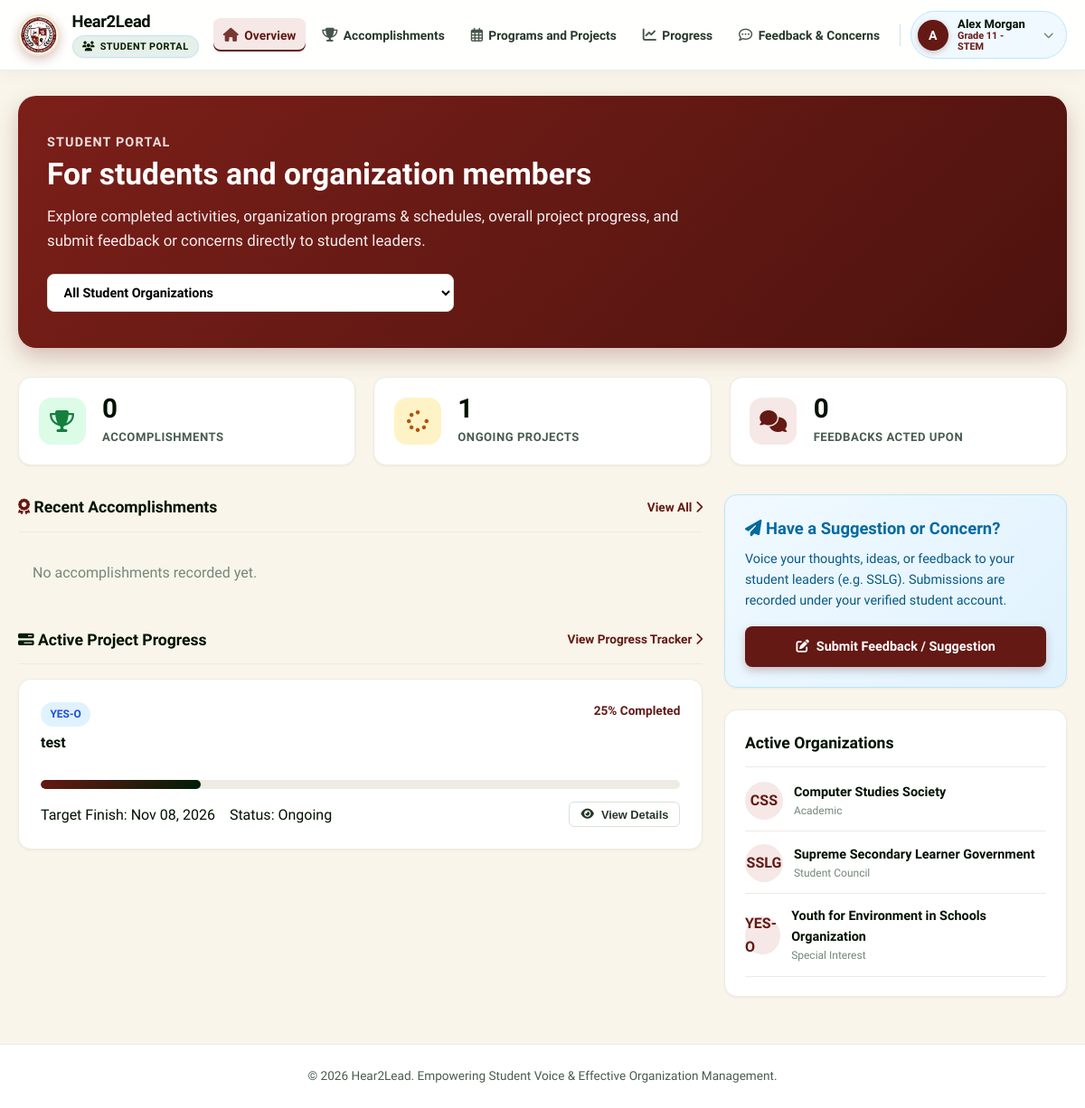
Screenshot of /student/index.php (signed in) with the database file from the repository.
### tables this page shows
CREATE TABLE IF NOT EXISTS `projects` (
  `id` INT AUTO_INCREMENT PRIMARY KEY,
  `org_id` INT NOT NULL,
  `title` VARCHAR(200) NOT NULL,
  `description` TEXT NOT NULL,
  `status` ENUM('Planning', 'Ongoing', 'Accomplished', 'On Hold') DEFAULT 'Planning',
  `progress_percent` INT DEFAULT 0,
  `start_date` DATE DEFAULT NULL,
  `target_date` DATE DEFAULT NULL,
  `created_at` TIMESTAMP DEFAULT CURRENT_TIMESTAMP,
  FOREIGN KEY (`org_id`) REFERENCES `organizations`(`id`) ON DELETE CASCADE
);

CREATE TABLE IF NOT EXISTS `organizations` (
  `id` INT AUTO_INCREMENT PRIMARY KEY,
  `name` VARCHAR(150) NOT NULL,
  `acronym` VARCHAR(20) NOT NULL,
  `logo` VARCHAR(255) DEFAULT NULL,
  `description` TEXT,
  `category` VARCHAR(50) DEFAULT 'Student Council',
  `created_at` TIMESTAMP DEFAULT CURRENT_TIMESTAMP
);

### student/index.php (the view, shortened to what this page needs)
<?php
require_once __DIR__ . '/../config/db.php';
include_once __DIR__ . '/../includes/header.php';
$orgs = $pdo->query("SELECT * FROM organizations ORDER BY name ASC")->fetchAll();
$selected_org_id = isset($_GET['org_id']) ? intval($_GET['org_id']) : 0;
$where_clause = $selected_org_id > 0 ? "WHERE org_id = $selected_org_id" : "";
$total_accomplishments = $pdo->query("SELECT COUNT(*) FROM accomplishments $where_clause")->fetchColumn();
$ongoing_projects = $pdo->query("SELECT COUNT(*) FROM projects " . ($selected_org_id > 0 ? "WHERE org_id = $selected_org_id AND status = 'Ongoing'" : "WHERE status = 'Ongoing'"))->fetchColumn();
$resolved_feedbacks = $pdo->query("SELECT COUNT(*) FROM feedbacks " . ($selected_org_id > 0 ? "WHERE org_id = $selected_org_id AND status = 'Resolved'" : "WHERE status = 'Resolved'"))->fetchColumn();
$accomplishments = $pdo->query("SELECT a.*, o.name as org_name, o.acronym FROM accomplishments a JOIN organizations o ON a.org_id = o.id " . ($selected_org_id > 0 ? "WHERE a.org_id = $selected_org_id" : "") . " ORDER BY a.date_accomplished DESC LIMIT 3")->fetchAll();
$projects = $pdo->query("SELECT p.*, o.name as org_name, o.acronym FROM projects p JOIN organizations o ON p.org_id = o.id " . ($selected_org_id > 0 ? "WHERE p.org_id = $selected_org_id AND p.status = 'Ongoing'" : "WHERE p.status = 'Ongoing'") . " ORDER BY p.target_date ASC LIMIT 4")->fetchAll();
?>
<div class="hero-card">
  <div style="font-size: 0.9rem; text-transform: uppercase; font-weight: 800; letter-spacing: 0.08em; color: rgba(255,255,255,0.85); margin-bottom: 0.25rem;">Student Portal</div>
  <h1 class="hero-title" style="margin-top: 0; font-size: 2.1rem;">For students and organization members</h1>
  <p class="hero-desc">Explore completed activities, organization programs & schedules, overall project progress, and submit feedback or concerns directly to student leaders.</p>
  <form method="GET" action="index.php" style="display: flex; gap: 0.75rem; align-items: center; max-width: 450px;">
    <select name="org_id" class="form-control" onchange="this.form.submit()" style="background: white; font-weight: 600;">
      <option value="0">All Student Organizations</option>
    </select>
  </form>
</div>
<div class="stats-grid">
  <div class="stat-card accomplished">
    <div class="stat-icon"><i class="fa-solid fa-trophy"></i></div>
    <div>
      <div class="stat-number"><?= $total_accomplishments ?></div>
      <div class="stat-label">Accomplishments</div>
    </div>
  </div>
  <div class="stat-card todo">
    <div class="stat-icon"><i class="fa-solid fa-spinner"></i></div>
    <div>
      <div class="stat-number"><?= $ongoing_projects ?></div>
      <div class="stat-label">Ongoing Projects</div>
    </div>
  </div>
  <div class="stat-card total">
    <div class="stat-icon"><i class="fa-solid fa-comments"></i></div>
    <div>
      <div class="stat-number"><?= $resolved_feedbacks ?></div>
      <div class="stat-label">Feedbacks Acted Upon</div>
    </div>
  </div>
</div>
<div class="layout-split">
  <div>
    <div class="panel-header">
      <span><i class="fa-solid fa-award" style="color: var(--primary);"></i> Recent Accomplishments</span>
      <a href="accomplishments.php" style="font-size: 0.85rem;">View All <i class="fa-solid fa-chevron-right"></i></a>
    </div>
    <div class="card-grid" style="grid-template-columns: 1fr;">
      <?php if (empty($accomplishments)): ?>
        <p style="color: var(--gray-500); padding: 1rem;">No accomplishments recorded yet.</p>
      <?php endif; ?>
    </div>
    <div class="panel-header" style="margin-top: 2rem;">
      <span><i class="fa-solid fa-bars-progress" style="color: var(--secondary);"></i> Active Project Progress</span>
      <a href="progress.php" style="font-size: 0.85rem;">View Progress Tracker <i class="fa-solid fa-chevron-right"></i></a>
    </div>
    <div style="display: flex; flex-direction: column; gap: 1rem;">
      <?php if (empty($projects)): ?>
        <p style="color: var(--gray-500); padding: 1rem;">No active projects currently listed.</p>
      <?php else: ?>
        <?php foreach ($projects as $proj): ?>
          <div class="card">
            <div class="card-header">
              <div>
                <span class="badge badge-in-progress"><?= htmlspecialchars($proj['acronym']) ?></span>
                <h4 style="margin-top: 0.3rem; color: var(--dark);"><?= htmlspecialchars($proj['title']) ?></h4>
              </div>
              <span style="font-size: 0.85rem; font-weight: 700; color: var(--primary);"><?= $proj['progress_percent'] ?>% Completed</span>
            </div>
            <div class="progress-container">
              <div class="progress-bar" style="width: <?= $proj['progress_percent'] ?>%;"></div>
            </div>
            <div class="progress-info" style="margin-top: 0.5rem; display: flex; justify-content: space-between; align-items: center; flex-wrap: wrap; gap: 0.5rem;">
              <div>
                <span>Target Finish: <?= $proj['target_date'] ? date('M d, Y', strtotime($proj['target_date'])) : 'TBA' ?></span>
                <span style="margin-left: 0.75rem;">Status: <?= htmlspecialchars($proj['status']) ?></span>
              </div>
              <button type="button" class="btn btn-secondary btn-sm" onclick="openOverviewProjModal(<?= intval($proj['id']) ?>)">
                <i class="fa-solid fa-eye"></i> View Details
              </button>
            </div>
          </div>
        <?php endforeach; ?>
      <?php endif; ?>
    </div>
  </div>
  <div>
    <div class="panel" style="background: linear-gradient(135deg, #f0f9ff, #e0f2fe); border-color: #bae6fd;">
      <h3 style="font-size: 1.15rem; color: #0369a1; margin-bottom: 0.5rem;"><i class="fa-solid fa-paper-plane"></i> Have a Suggestion or Concern?</h3>
      <p style="font-size: 0.9rem; color: #075985; margin-bottom: 1rem;">Voice your thoughts, ideas, or feedback to your student leaders (e.g. SSLG). Submissions are recorded under your verified student account.</p>
      <a href="feedback.php" class="btn btn-primary" style="width: 100%;"><i class="fa-solid fa-pen-to-square"></i> Submit Feedback / Suggestion</a>
    </div>
    <div class="panel">
      <div class="panel-header">Active Organizations</div>
      <div style="display: flex; flex-direction: column; gap: 0.85rem;">
        <?php foreach ($orgs as $o):
          $logo_path = !empty($o['logo']) && file_exists(__DIR__ . '/../assets/uploads/logos/' . $o['logo']) ? '../assets/uploads/logos/' . $o['logo'] : null;
        ?>
          <div style="display: flex; align-items: center; gap: 0.75rem; padding-bottom: 0.75rem; border-bottom: 1px solid var(--gray-200);">
            <?php if ($logo_path): ?>
              <img src="<?= $logo_path ?>" alt="<?= htmlspecialchars($o['acronym']) ?>" style="width: 42px; height: 42px; object-fit: cover; border-radius: 50%; border: 1px solid var(--gray-300);">
            <?php else: ?>
              <div style="width: 42px; height: 42px; background: var(--primary-light); color: var(--primary); border-radius: 50%; display: flex; align-items: center; justify-content: center; font-weight: 700;">
                <?= htmlspecialchars($o['acronym']) ?>
              </div>
            <?php endif; ?>
            <div>
              <div style="font-weight: 700; font-size: 0.9rem; color: var(--dark);"><?= htmlspecialchars($o['name']) ?></div>
              <div style="font-size: 0.75rem; color: var(--gray-500);"><?= htmlspecialchars($o['category']) ?></div>
            </div>
          </div>
        <?php endforeach; ?>
      </div>
    </div>
  </div>
</div>
<?php include_once __DIR__ . '/../includes/footer.php'; ?>

### rows the page displays
projects: org.acronym "YES-O", title "test", progress_percent "25", target_date "Nov 08, 2026", status "Ongoing"
organizations: acronym "CSS", name "Computer Studies Society", category "Academic"
organizations: acronym "SSLG", name "Supreme Secondary Learner Government", category "Student Council"
organizations: acronym "YES-O", name "Youth for Environment in Schools Organization", category "Special Interest"

### other values shown
substr($student_name, 0, 1) "A"
$student_name "Alex Morgan"
$student_grade ?: 'Student' "Grade 11 - STEM"
$total_accomplishments "0"
$ongoing_projects "1"
$resolved_feedbacks "0"
